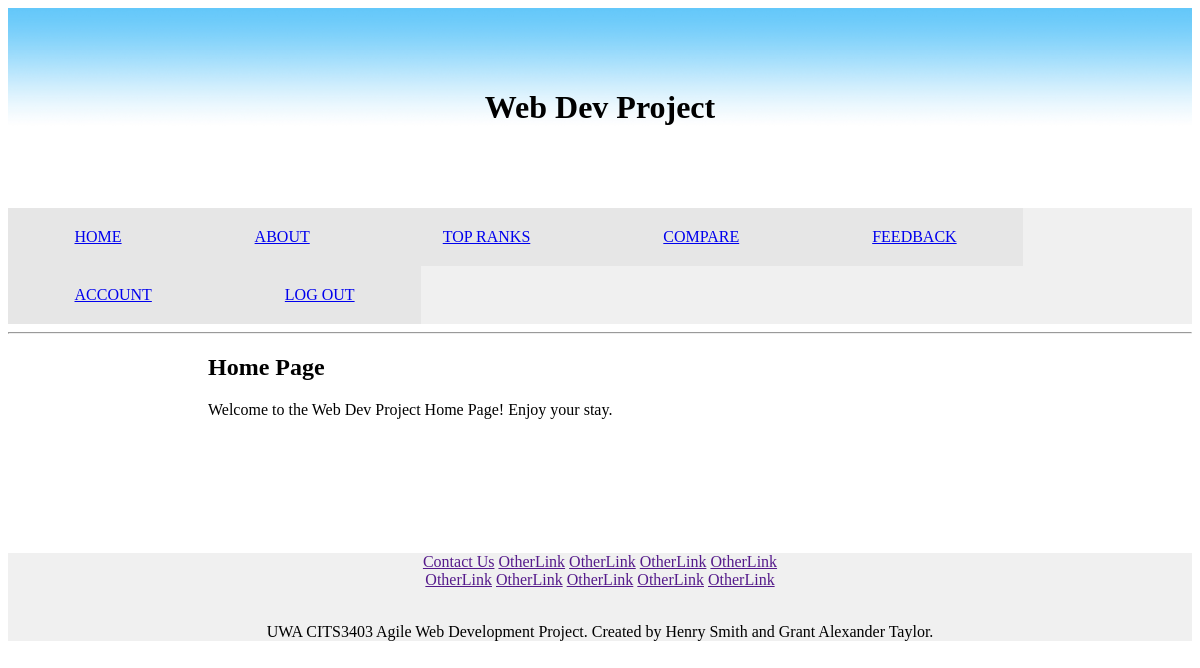
Screenshot of /home (signed in) with the database file from the repository.
### app/models.py (models this page shows, shortened)
class Home(db.Model):
    key = db.Column(db.Integer, primary_key=True)
    title = db.Column(db.String())
    heading = db.Column(db.String())
    text = db.Column(db.Text)

### app/routes.py (the view)
@app.route("/")
@app.route("/home")
def home():
    sections = Home.query.all()
    return render_template('home.html', sections=sections)

### app/models.py (called while the page is built)
@login.user_loader
def load_user(id):
    return User.query.get(int(id))

### app/templates/home.html (shortened to what this page needs)
{% extends "layout.html" %}
{% block content %}
	{% for section in sections %}
	<h2>{{ section.title }}</h2>
	<p>{{ section.text }}</p>
	<br>
	{% endfor %}
{% endblock content %}

### app/static/styles/main.css (style rules this page uses)
body.template { font-style: sans-serif; }

### rows the page displays
Home: title "Home Page", text "Welcome to the Web Dev Project Home Page! Enjoy your stay."
